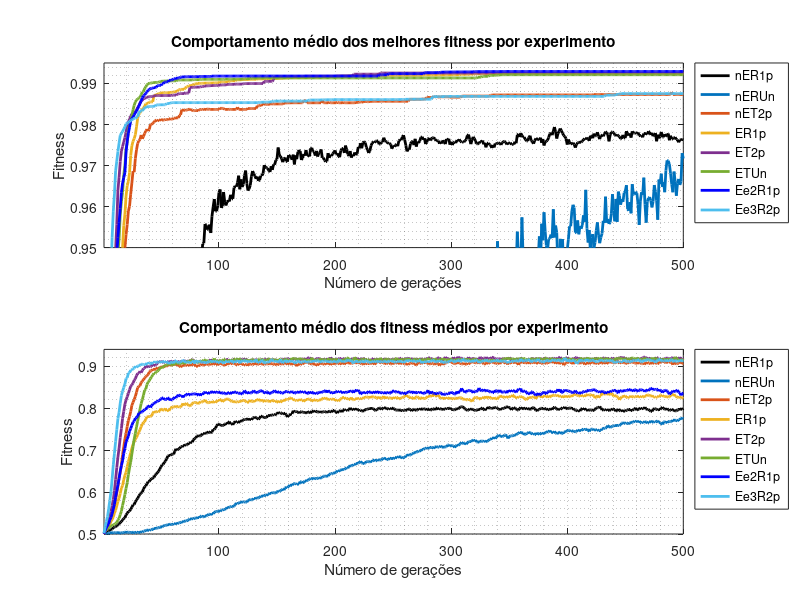
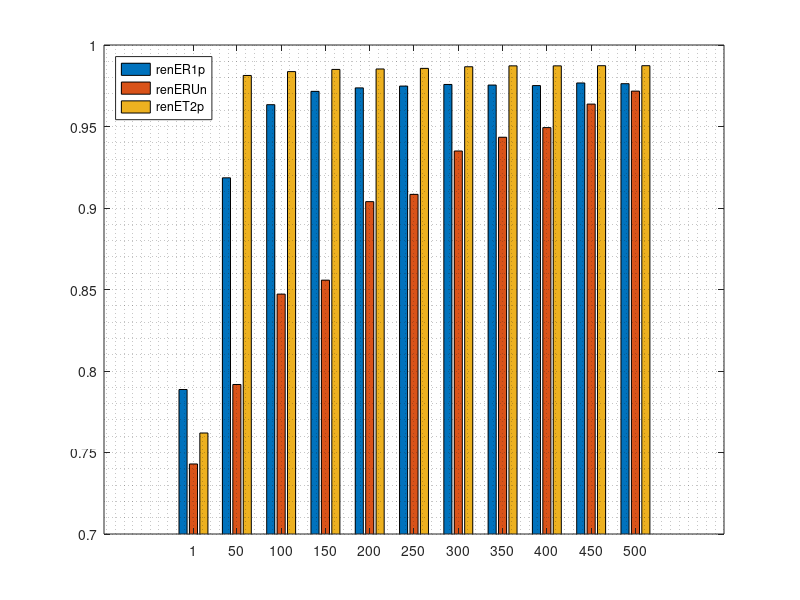
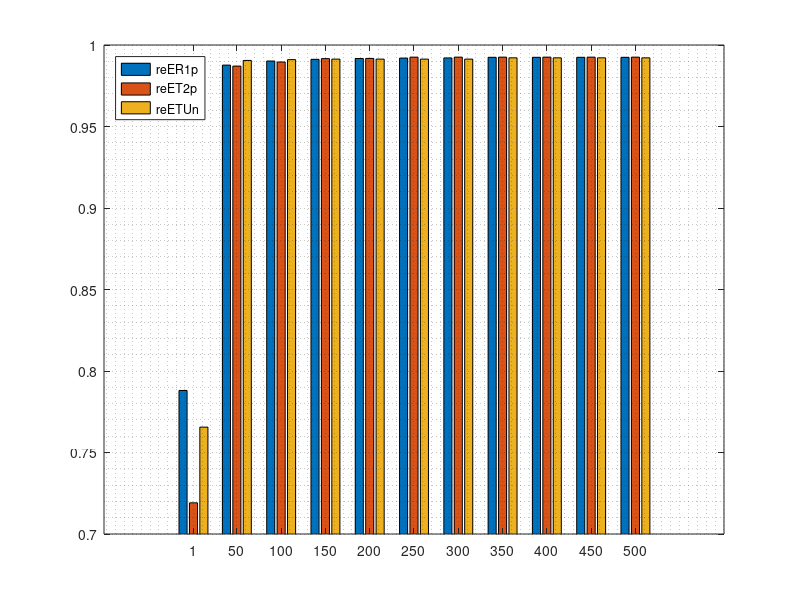
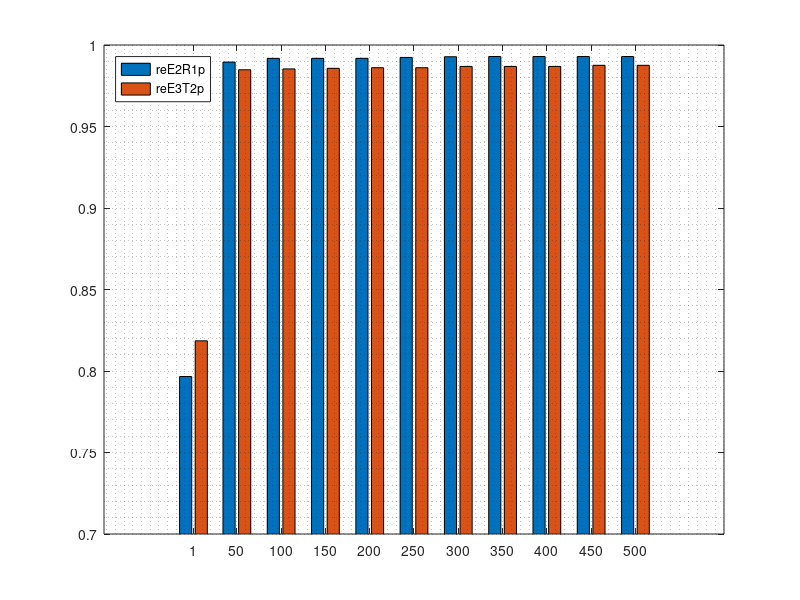

Write the MATLAB code that produced these figures, in order. (Note: this script raises an error after producing the figures.)
clc;
clear all;
close all;

# without elitism
renER1p = csvread('renER1p.csv');
renERUn = csvread('renERUn.csv');
renET2p = csvread('renET2p.csv');

# with elitism
reER1p = csvread('reER1p.csv');
reET2p = csvread('reET2p.csv');
reETUn = csvread('reETUn.csv');

# with steady state
reE2R1p = csvread('reE2R1p.csv');
reE3T2p = csvread('reE3T2p.csv');

# plot results
t = 1:length(renER1p);

# use gnuplot toolkit
#graphics_toolkit('gnuplot');

figure;
subplot(2, 1, 1);
plot(t, renER1p(:, 3), '-k', 'linewidth', 2, ...
     t, renERUn(:, 3), '-', 'linewidth', 2, ...
     t, renET2p(:, 3), '-', 'linewidth', 2);
hold on;
plot(t, reER1p(:, 3), '-', 'linewidth', 2, ...
     t, reET2p(:, 3), '-', 'linewidth', 2, ...
     t, reETUn(:, 3), '-', 'linewidth', 2);
hold on;
plot(t, reE2R1p(:, 3), '-b', 'linewidth', 2, ...
     t, reE3T2p(:, 3), '-', 'linewidth', 2);
hold off;
grid minor;
legend('nER1p', ...
       'nERUn', ...
       'nET2p', ...
       'ER1p', ...
       'ET2p', ...
       'ETUn', ...
       'Ee2R1p', ...
       'Ee3R2p ', ...
       'location', 'northeastoutside');
title('Comportamento médio dos melhores fitness por experimento');
xlabel('Número de gerações');
ylabel('Fitness');
axis([1 500 .95 .995]);

subplot(2, 1, 2);
plot(t, renER1p(:, 2), '-k', 'linewidth', 2, ...
     t, renERUn(:, 2), '-', 'linewidth', 2, ...
     t, renET2p(:, 2), '-', 'linewidth', 2);
hold on;
plot(t, reER1p(:, 2), '-', 'linewidth', 2, ...
     t, reET2p(:, 2), '-', 'linewidth', 2, ...
     t, reETUn(:, 2), '-', 'linewidth', 2);
hold on;
plot(t, reE2R1p(:, 2), '-b', 'linewidth', 2, ...
     t, reE3T2p(:, 2), '-', 'linewidth', 2);
hold off;
grid minor;
legend('nER1p', ...
       'nERUn', ...
       'nET2p', ...
       'ER1p', ...
       'ET2p', ...
       'ETUn', ...
       'Ee2R1p', ...
       'Ee3R2p ', ...
       'location', 'northeastoutside');
title('Comportamento médio dos fitness médios por experimento');
xlabel('Número de gerações');
ylabel('Fitness');
axis([1 500 .5 .94]);

figure;
p = find(mod(renER1p(:, 1), 50) == 0 | renER1p(:, 1) == 1);
bar(p, [renER1p(p, 3) renERUn(p, 3) renET2p(p, 3)]);
grid minor;
legend('renER1p', ...
       'renERUn', ...
       'renET2p', ...
       'location', 'northwest');
ylim([.7 1]);

figure;
bar(p, [reER1p(p, 3) reET2p(p, 3) reETUn(p, 3)]);
grid minor;
legend('reER1p', ...
       'reET2p', ...
       'reETUn', ...
       'location', 'northwest');
ylim([.7 1]);

figure;
bar(p, [reE2R1p(p, 3) reE3T2p(p, 3)]);
grid minor;
legend('reE2R1p', ...
       'reE3T2p', ...
       'location', 'northwest');
ylim([.7 1]);

figure;
bar(p, [renET2p(p, 3) reER1p(p, 3) reE2R1p(p, 3)]);
grid minor;
legend('nET2p', ...
       'ER1p', ...
       'Ee2R1p', ...
       'location', 'northwest');
ylim([.7 1]);

# show statistics resume
disptbl('renER1p', renER1p, 50);
disptbl('renERUn', renERUn, 50);
disptbl('renET2p', renET2p, 50);

disptbl('reER1p', reER1p, 50);
disptbl('reET2p', reET2p, 50);
disptbl('reETUn', reETUn, 50);

disptbl('reE2R1p', reE2R1p, 50);
disptbl('reE3T2p', reE3T2p, 50);
